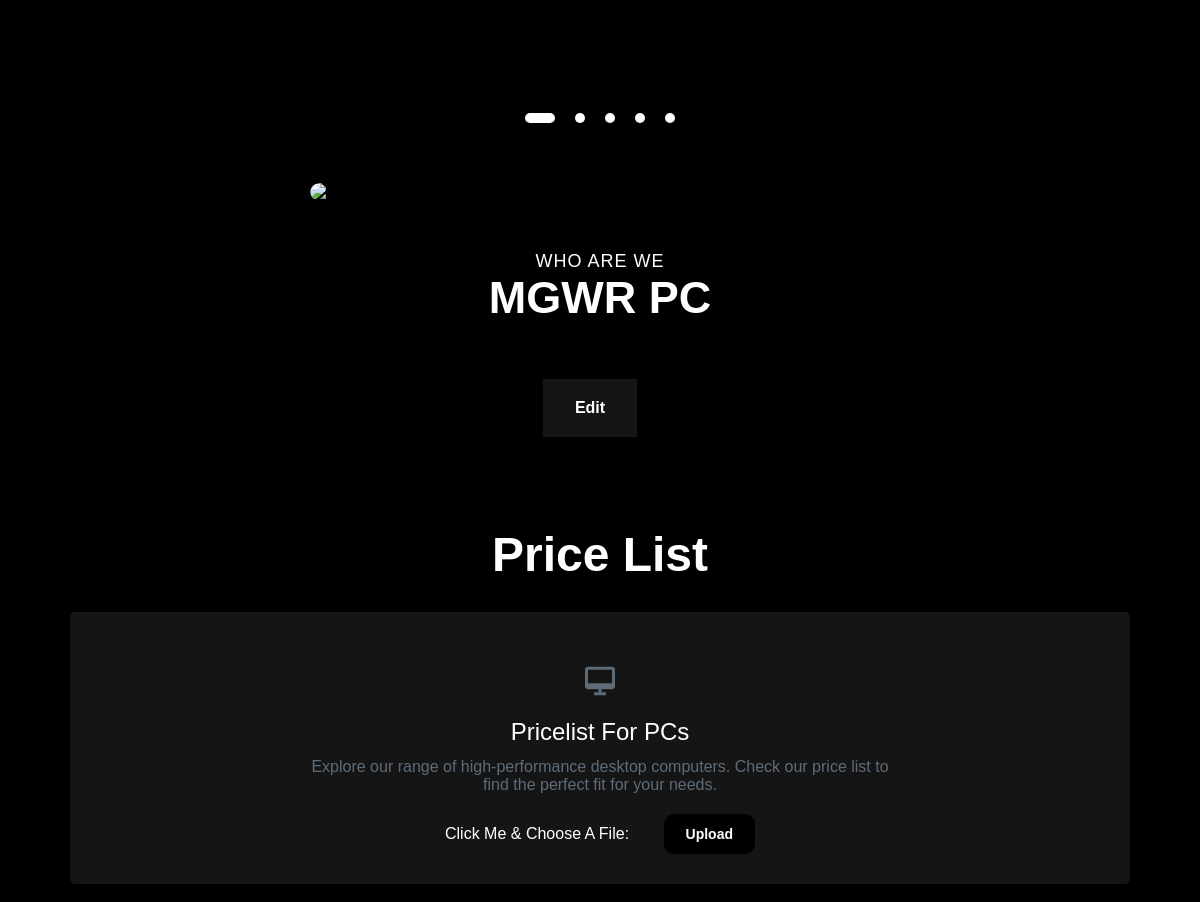
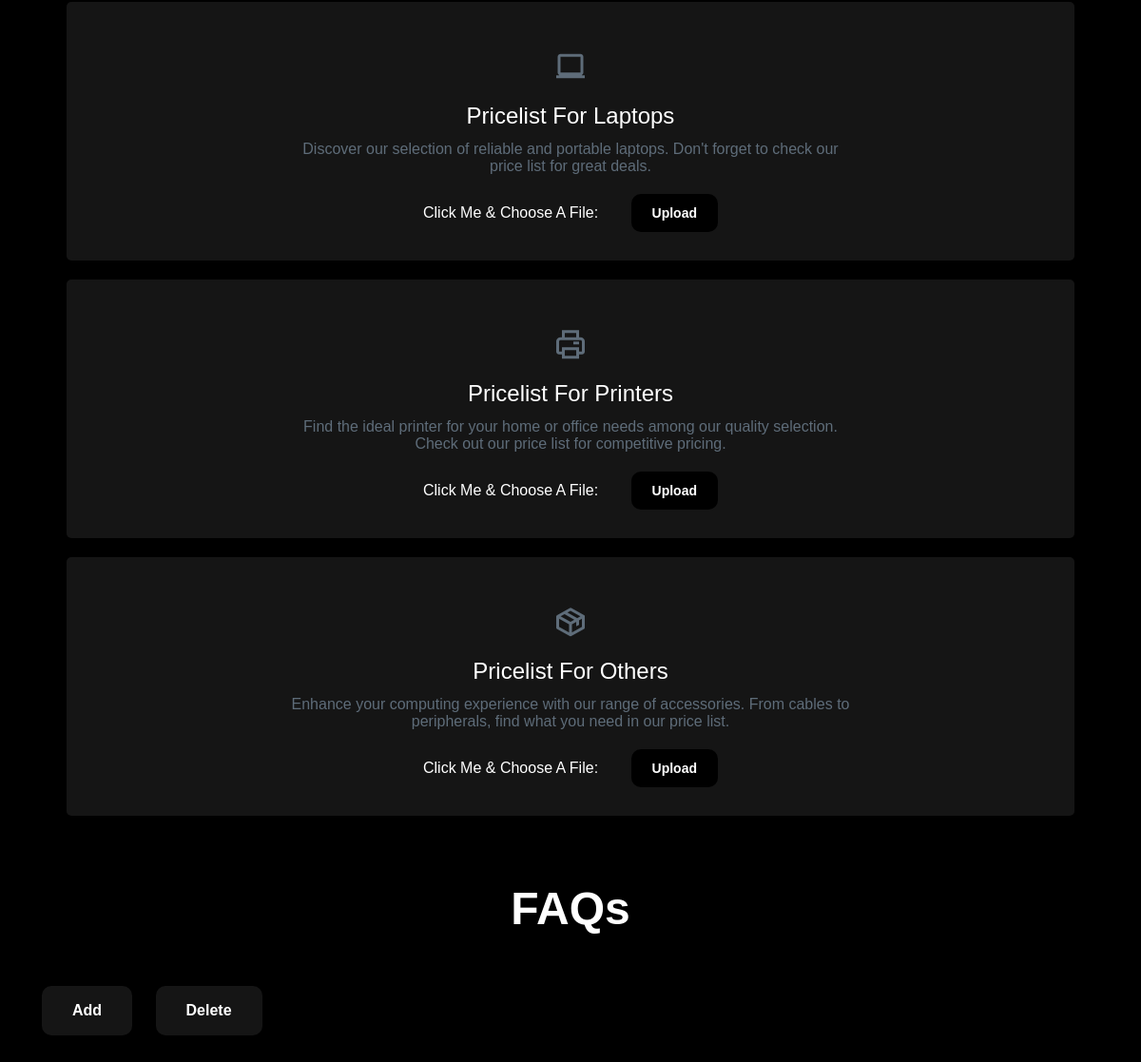
The page /admin-cms.php (lower part) on the database as committed earlier (2 pictures, top to bottom).
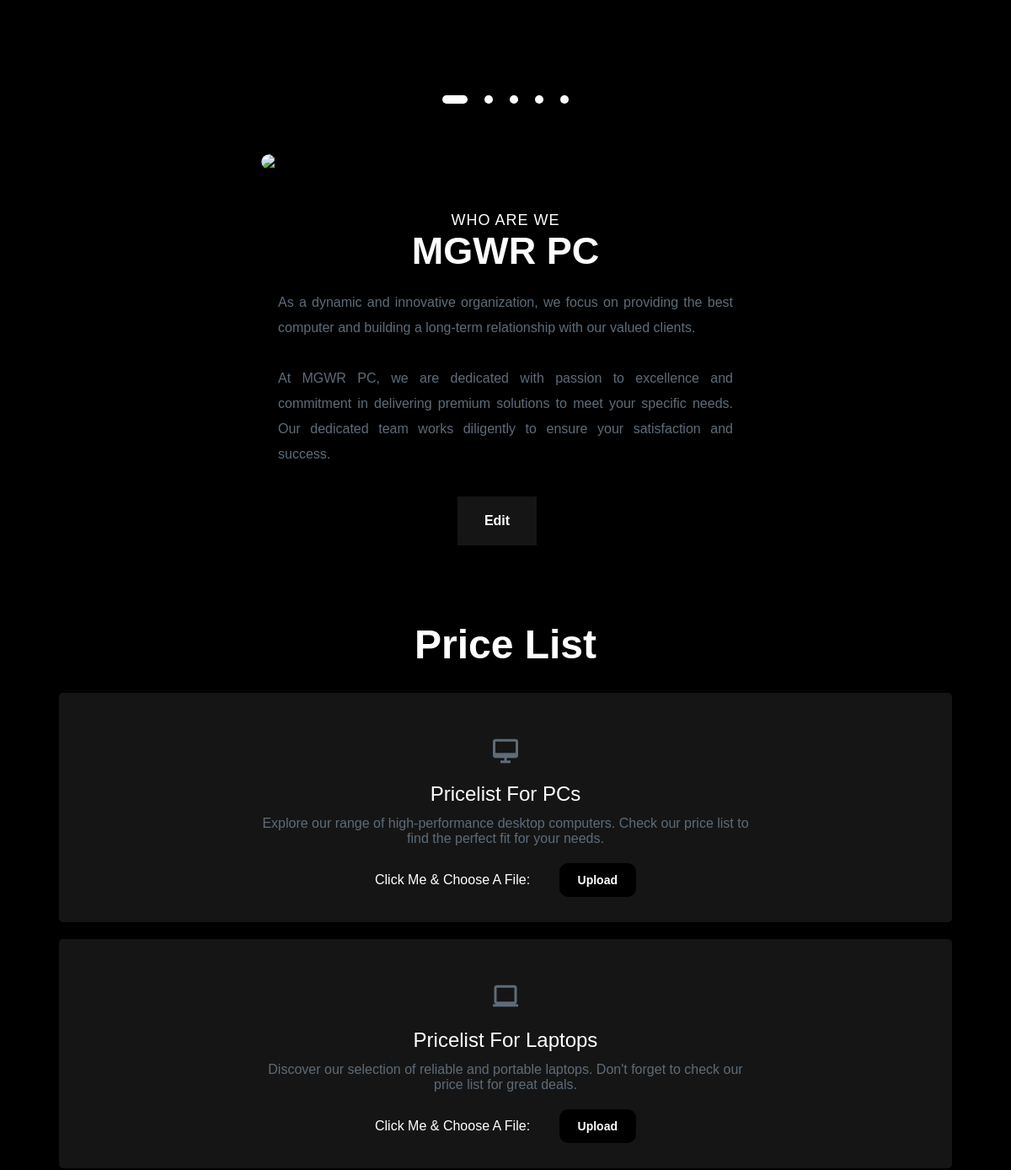
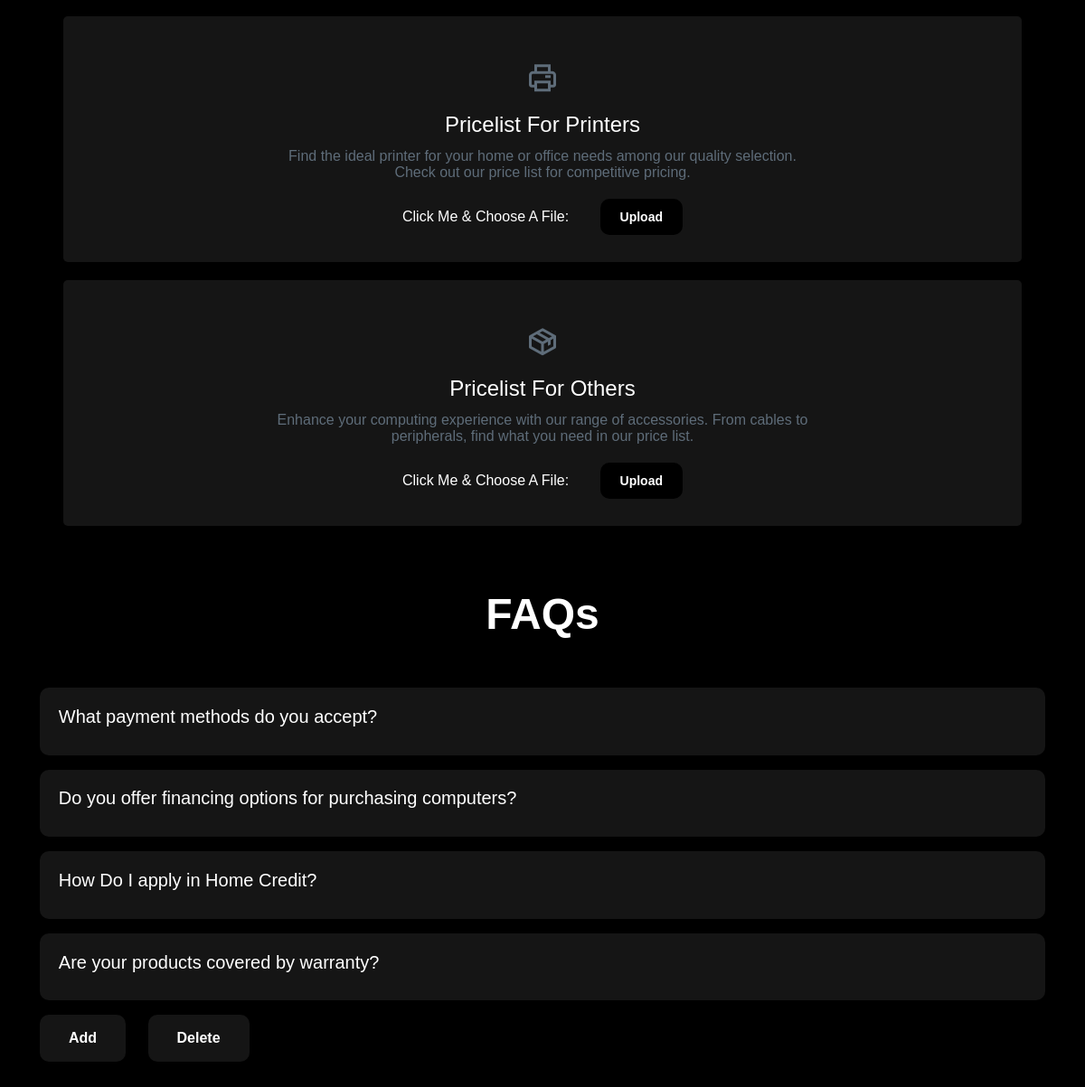
The same page on the database as committed later (2 pictures, top to bottom).
### tables this page shows
CREATE TABLE IF NOT EXISTS cms_about_us (
  id int(11) NOT NULL,
  company_info varchar(1000) DEFAULT NULL,
  image longblob DEFAULT NULL
);

CREATE TABLE IF NOT EXISTS cms_faqs (
  id int NOT NULL,
  question varchar(1000) NOT NULL,
  answer varchar(1000) NOT NULL
);

### PHP/save_content.php (called while the page is built, shortened)
<?php
include 'con_db.php';
if ($conn) {
    $sql = "SELECT * FROM cms_about_us WHERE ID = 1";
    $result = mysqli_query($conn, $sql);
    if ($result && mysqli_num_rows($result) > 0) {
        while ($row = mysqli_fetch_assoc($result)) {
            $compinf = nl2br($row['company_info']);
        }
    }
} else {
    echo "Database connection is not established!";
}
?>

### admin-cms.php (the view, shortened to what the changed rows need)
<!DOCTYPE html>
<html lang="en">
<head>
    <?php include "PHP/PROMOTION.php"; ?>
    <?php include "PHP/save_content.php"; ?>
    <link rel="stylesheet" href="css/mainstyle.css">
    <link rel="stylesheet" href="css/admin-cms.css">
    <link rel="stylesheet" href="https://unpkg.com/boxicons@latest/css/boxicons.min.css">
    <link href="https://unpkg.com/ionicons@4.5.10-0/dist/css/ionicons.min.css" rel="stylesheet">
</head>
<body>
        <section class="about">
        <div class="main">
            <div class="all-text">
                <h4>WHO ARE WE</h4>
                <h1>MGWR PC</h1>
                <p><?php echo $compinf; ?></p>
                <button type="button" class="abouteditbutton" id="editButton">Edit</button>
            </div>
        </div>
    </section>
    <section class="wrapper">
        <h1 class="heading">Price List</h1>
        <div class="content-box">
            <div class="card">
                <h2>Pricelist For PCs</h2>
            </div>
            <div class="card">
                <h2>Pricelist For Laptops</h2>
            </div>
            <div class="card">
                <h2>Pricelist For Printers</h2>
            </div>
            <div class="card">
                <h2>Pricelist For Others</h2>
            </div>
        </div>
    </section>
    <h1 class="heading" id="question">FAQs</h1>
    <section class="faqs">
        <div class="container">
            <div class="list">
            <?php include "php/display_faqs.php"; ?>
            </div>
        </div>
    </section>
</body>
</html>

### PHP/display_faqs.php (shortened to what the changed rows need)
<?php
$servername = "localhost";
$username = "root";
$password = "";
$dbname = "mgwrpcdtb";
$conn = new mysqli($servername, $username, $password, $dbname);
$sql = "SELECT * FROM cms_faqs";
$result = $conn->query($sql);
if ($result->num_rows > 0) {
    while($row = $result->fetch_assoc()) {
        echo '<div class="list-items" data-id="' . $row["id"] . '" style="background-color: var(--black2); border-radius: 10px; margin-bottom: 1rem; padding: 1.3rem; box-shadow: .5rem 2px .5rem rgba(0, 0, 0, .1); cursor: pointer;">';
                        echo '<span class="list-link" style="font-size: 20px; color: var(--white1); display: flex; justify-content: space-between; align-items: center;">' . htmlspecialchars($row["question"]);
                        echo '<i class="icon ion-md-add" style="color: var(--white1);"></i>';
                        echo '</span>';
                        echo '</div>';
    }
} else {
    echo "";
}
?>

Rows that differ between the two databases and show on the page:
added cms_about_us: company_info "As a dynamic and innovative organization, we focus on providing the best computer and building a long-term relationship with our valued clients. At MGWR PC, we are dedicated with passion to excellence and commitment in delivering premium solutions to meet your specific needs. Our dedicated team works diligently to ensure your satisfaction and success."
added cms_faqs: question "What payment methods do you accept?"
added cms_faqs: question "Do you offer financing options for purchasing computers?"
added cms_faqs: question "How Do I apply in Home Credit?"
added cms_faqs: question "Are your products covered by warranty?"
